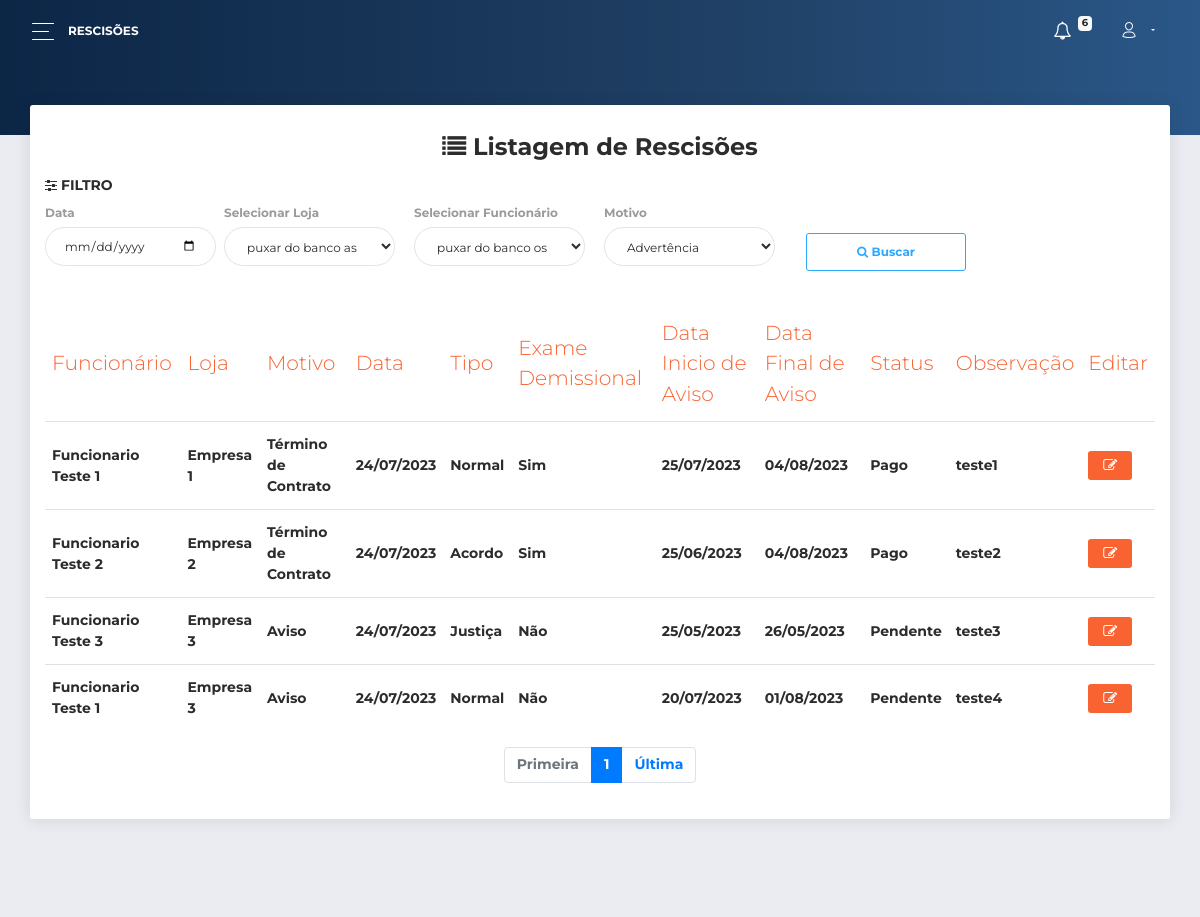
/painel/rescisoes.php (signed in), run on the app's committed database.
### tables this page shows
CREATE TABLE IF NOT EXISTS `recisoes` (
  `id` INT NOT NULL AUTO_INCREMENT,
  `exame_demissional` VARCHAR(45) NOT NULL,
  `tipo` VARCHAR(15) NOT NULL,
  `data_inicio_aviso` DATE NOT NULL,
  `data_fim_aviso` DATE NOT NULL,
  `motivo` VARCHAR(45) NOT NULL,
  `observacao` TEXT NOT NULL,
  `status` VARCHAR(15) NOT NULL,
  `data_criacao` DATETIME NOT NULL,
  `funcionarios_id` INT NOT NULL,
  `empresas_id` INT NOT NULL,
  PRIMARY KEY (`id`),
  INDEX `fk_recisoes_funcionarios1_idx` (`funcionarios_id` ASC),
  INDEX `fk_recisoes_empresas1_idx` (`empresas_id` ASC),
  CONSTRAINT `fk_recisoes_funcionarios1`
    FOREIGN KEY (`funcionarios_id`)
    REFERENCES `funcionarios` (`id`)
    ON DELETE NO ACTION
    ON UPDATE NO ACTION,
  CONSTRAINT `fk_recisoes_empresas1`
    FOREIGN KEY (`empresas_id`)
    REFERENCES `empresas` (`id`)
    ON DELETE NO ACTION
    ON UPDATE NO ACTION);

### complements/inicio_php.php (called while the page is built, shortened)
<?php
if (!isset($_SESSION["id_usuario_login"])) {
	header("location:../");
}else{
include_once '../classes/conexao_bd.php';
$pesquisa_notificacao = "SELECT count(id) FROM logs where usuarios_id =".$_SESSION["id_usuario_login"]['id']." AND status = 'Ativo' ORDER BY data_criacao DESC LIMIT 30;";
$resultado_notificacao = mysqli_query($conn, $pesquisa_notificacao);
$row_notificacao = mysqli_fetch_assoc($resultado_notificacao);
}

### painel/rescisoes.php (the view, shortened to what this page needs)
<?php
include_once "../complements/inicio_php.php";
require "../complements/begin_page.php";
$pagina = 1;
$limite = 10;
$inicio = ($pagina * $limite) - $limite;
$pesquisa_recisoes2 = "SELECT count(id) FROM acessos_recisoes WHERE usuarios_id =".$_SESSION["id_usuario_login"]['id'];
$resultado_recisoes2 = mysqli_query($conn, $pesquisa_recisoes2);
$row_recisoes2 = mysqli_fetch_assoc($resultado_recisoes2);
$paginas = ceil($row_recisoes2['count(id)'] / $limite);
$pesquisa_recisoes = "SELECT * FROM acessos_recisoes WHERE usuarios_id =".$_SESSION["id_usuario_login"]['id']." order by data_criacao DESC LIMIT ".$inicio.", ".$limite.";";
$resultado_recisoes = mysqli_query($conn, $pesquisa_recisoes);
?>
<body class="">
  <div class="wrapper ">
    <div class="main-panel" id="main-panel">
      <nav class="navbar navbar-expand-lg navbar-transparent  bg-primary  navbar-absolute">
        <div class="container-fluid">
          <div class="navbar-wrapper">
            <div class="navbar-toggle">
              <button type="button" class="navbar-toggler">
                <span class="navbar-toggler-bar bar1"></span>
                <span class="navbar-toggler-bar bar2"></span>
                <span class="navbar-toggler-bar bar3"></span>
              </button>
            </div>
            <a class="navbar-brand"> Rescisões</a>
          </div>
          <div class="collapse navbar-collapse justify-content-end" id="navigation">
            <ul class="navbar-nav">
              <li class="nav-item dropdown">
                <a href="notificacoes.php" class="nav-link">
                  <i class="fa fa-bell-o"></i>
                  <p>
                    <span class="badge badge-light"><?php echo $row_notificacao['count(id)']; ?></span>
                  </p>
                </a>
              </li>
              <li style="cursor: pointer;" class="nav-item dropdown">
                <a class="nav-link dropdown-toggle" id="navbarDropdownMenuLink" data-toggle="dropdown" aria-haspopup="true" aria-expanded="false">
                  <i class="now-ui-icons users_single-02"></i>
                </a>
              </li>
            </ul>
          </div>
        </div>
      </nav>
      <div class="panel-header panel-header-sm">
      </div>
      <div class="content">
        <div class="row">
          <div class="col-md-12">
            <div class="card">
              <div class="card-header">
              <center>
                <h4 class="card-title"> <i class="fa fa-list"></i><b> Listagem de Rescisões</b></h4></center>
                <h6><i class="fa fa-sliders"></i> Filtro</h6>
                <div class="row">
                    <div class="col-md-2 pr-1">
                      <div class="form-group">
                        <label>Data</label>
                        <input type="date" name="data" class="form-control" >
                      </div>
                    </div>
                    <div class="col-md-2 pl-1">
                      <div class="form-group">
                        <label>Selecionar Loja</label>
                        <select name="" class="form-control">
                          <option value="">puxar do banco as empresas que o adm administra</option>
                        </select>
                      </div>
                    </div>
                    <div class="col-md-2 pl-1">
                      <div class="form-group">
                        <label>Selecionar Funcionário</label>
                        <select name="" class="form-control">
                          <option value="">puxar do banco os funcionarios da empresa selecionada</option>
                        </select>
                      </div>
                    </div>
                    <div class="col-md-2 pl-1">
                      <div class="form-group">
                        <label>Motivo</label>
                        <select name="" class="form-control">
                          <option value="">Advertência</option>
                        </select>
                      </div>
                    </div>
                  <div class="col-md-2">
                      <div class="form-group"><br>
                        <button type="submit" name="filtrar" class="btn btn-outline-info" style="width: 100%;"><b><i class="fa fa-search"></i> Buscar</b></button><br>
                      </div>
                    </div>
             </div>
              </div>
              <div class="card-body">
                <div class="table-responsive">
                  <table class="table">
                    <thead class=" text-primary">
                      <th>
                        Funcionário
                      </th>
                      <th>
                        Loja
                      </th>
                      <th>
                        Motivo
                      </th>
                      <th>
                        Data
                      </th>
                      <th>
                        Tipo
                      </th>
                      <th>
                        Exame Demissional
                      </th>
                      <th>
                        Data Inicio de Aviso
                      </th>
                      <th>
                        Data Final de Aviso
                      </th>
                      <th>
                        Status
                      </th>
                      <th>
                        Observação
                      </th>
                      <th>
                        Editar
                      </th>
                    </thead>
                    <tbody>
                    <?php  while ($row_recisoes = mysqli_fetch_assoc($resultado_recisoes)){ ?>
                      <tr>
                        <td>
                          <?php echo $row_recisoes['funcionario_nome_completo'];?>
                        </td>
                        <td>
                          <?php echo $row_recisoes['empresa_nome_loja'];?>
                        </td>
                        <td>
                          <?php echo $row_recisoes['motivo'];?>
                        </td>
                        <td>
                          <?php echo date("d/m/Y", strtotime($row_recisoes['data_criacao']));?>
                        </td>
                        <td>
                          <?php echo $row_recisoes['tipo'];?>
                        </td>
                        <td>
                          <?php echo $row_recisoes['exame_demissional'];?>
                        </td>
                        <td>
                          <?php echo date("d/m/Y", strtotime($row_recisoes['data_inicio_aviso']));?>
                        </td>
                        <td>
                          <?php echo date("d/m/Y", strtotime($row_recisoes['data_fim_aviso']));?>
                        </td>
                        <td>
                          <?php echo $row_recisoes['status'];?>
                        </td>
                        <td>
                          <?php echo $row_recisoes['observacao'];?>
                        </td>
                        <td>
                        <form action="editar-rescisoes.php" method="POST">
                            <button class="btn btn-primary btn-sm" title="Editar"><i class=" fa fa-edit"></i></button>
                          </form>
                        </td>
                      </tr>
                    <?php } ?>
                    </tbody>
                  </table>
                  <nav aria-label="Navegação de página exemplo">
                    <ul class="pagination justify-content-center">
                      <li class="page-item disabled">
                      <a class="page-link" href="?pagina=1" tabindex="-1">Primeira</a>
                      </li>
                      <li class="page-item active"><a class="page-link"> <?=$pagina?></a></li>
                      <li class="page-item">
                      <a class="page-link" href="?pagina=<?=$paginas?>">Última</a>
                      </li>
                    </ul>
                  </nav>
                </div>
              </div>
            </div>
          </div>
        </div>
      </div>
      <?php
require "../complements/end_page.php";
 ?>

### painel/assets/css/style.css (style rules this page uses)
.badge { font-size: 10px; position: relative; top: -8px; left: -1px; }

### data on the page
recisoes: funcionario_nome_completo "Funcionario Teste 1", empresa_nome_loja "Empresa 1", motivo "Término de Contrato", data_criacao "24/07/2023", tipo "Normal", exame_demissional "Sim", data_inicio_aviso "25/07/2023", data_fim_aviso "04/08/2023", status "Pago", observacao "teste1"
recisoes: funcionario_nome_completo "Funcionario Teste 2", empresa_nome_loja "Empresa 2", motivo "Término de Contrato", data_criacao "24/07/2023", tipo "Acordo", exame_demissional "Sim", data_inicio_aviso "25/06/2023", data_fim_aviso "04/08/2023", status "Pago", observacao "teste2"
recisoes: funcionario_nome_completo "Funcionario Teste 3", empresa_nome_loja "Empresa 3", motivo "Aviso", data_criacao "24/07/2023", tipo "Justiça", exame_demissional "Não", data_inicio_aviso "25/05/2023", data_fim_aviso "26/05/2023", status "Pendente", observacao "teste3"
recisoes: funcionario_nome_completo "Funcionario Teste 1", empresa_nome_loja "Empresa 3", motivo "Aviso", data_criacao "24/07/2023", tipo "Normal", exame_demissional "Não", data_inicio_aviso "20/07/2023", data_fim_aviso "01/08/2023", status "Pendente", observacao "teste4"

### other printed values
$row_notificacao['count(id)'] "6"
$pagina "1"
